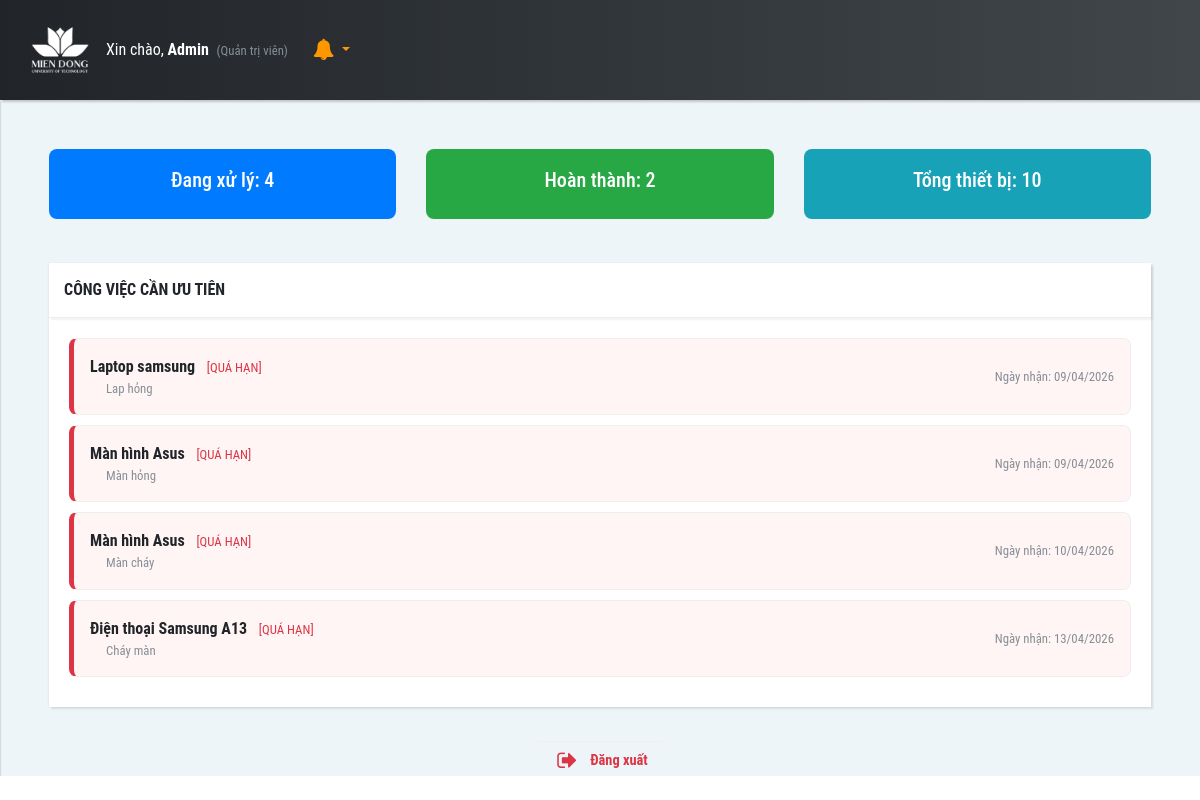
Before: /frontend/admin/dashboard.php (signed in) with the older database file.
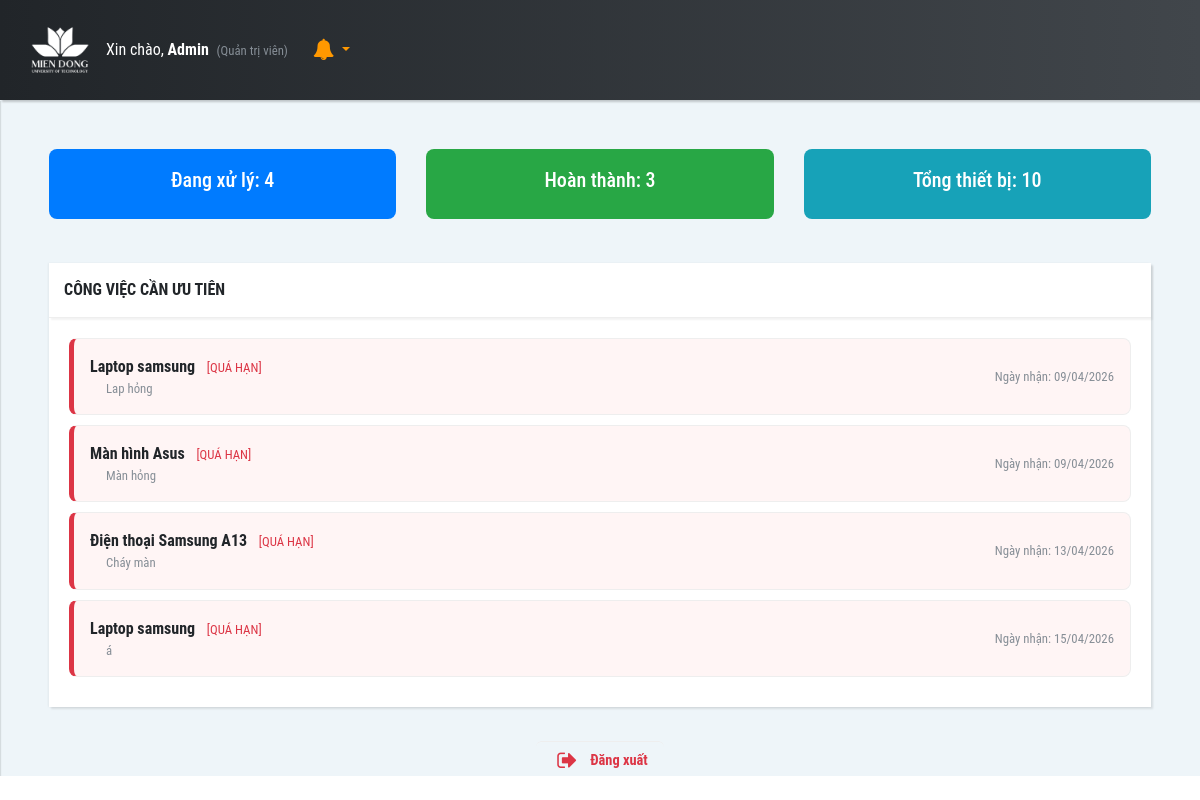
After: the same page with the newer database file.
### tables this page shows
CREATE TABLE `repair_tickets` (
  `id` int(11) NOT NULL,
  `device_id` int(11) DEFAULT NULL,
  `device_name` varchar(150) DEFAULT NULL,
  `reported_serial` varchar(100) DEFAULT NULL,
  `customer_id` int(11) NOT NULL,
  `assigned_to` int(11) DEFAULT NULL,
  `user_id` int(11) DEFAULT NULL,
  `received_date` date DEFAULT NULL,
  `assigned_date` date DEFAULT NULL,
  `due_date` date DEFAULT NULL,
  `description` text DEFAULT NULL,
  `status` enum('pending','repairing','completed','cancelled') DEFAULT 'pending',
  `progress` int(3) NOT NULL DEFAULT 0,
  `created_at` timestamp NOT NULL DEFAULT current_timestamp(),
  `updated_at` timestamp NOT NULL DEFAULT current_timestamp() ON UPDATE current_timestamp(),
  `estimated_cost` int(11) DEFAULT 0 COMMENT 'Chi phí sửa chữa dự kiến (Báo giá)',
  `customer_approval` enum('waiting','approved','rejected') DEFAULT 'waiting' COMMENT 'Trạng thái khách hàng duyệt báo giá'
);

### frontend/admin/dashboard.php (the view, shortened to what the changed rows need)
<?php
require_once "../../backend/config/database.php";
$currentRole  = $_SESSION['role'];
$currentUserId = $_SESSION['user_id'];
$sql_stats = "SELECT
    (SELECT COUNT(*) FROM repair_tickets WHERE status != 'completed') as dang_xu_ly,
    (SELECT COUNT(*) FROM repair_tickets WHERE status = 'completed') as da_xong,
    (SELECT COUNT(*) FROM devices) as tong_may";
$res_stats = mysqli_query($conn, $sql_stats);
$stats = mysqli_fetch_assoc($res_stats);
$sql_tasks = "SELECT rt.*, COALESCE(d.name, rt.device_name) as device_name
              FROM repair_tickets rt
              LEFT JOIN devices d ON rt.device_id = d.id
              WHERE rt.status != 'completed' " . ($currentRole === 'staff' ? "AND rt.user_id = $currentUserId " : "") . "
              ORDER BY rt.created_at ASC LIMIT 5";
$tasks = mysqli_query($conn, $sql_tasks);
?>
<!DOCTYPE html>
<html lang="vi">
<head>
    <link rel="stylesheet" href="css/bootstrap.min.css">
    <link rel="stylesheet" href="font-awesome-4.7.0/css/font-awesome.min.css">
    <link rel="stylesheet" href="css/style.default.css" id="theme-stylesheet">
    <link rel="stylesheet" href="css/style.css">
    <link rel="stylesheet" href="css/dashboard.css">
</head>
<body>
<div class="page">
    <div class="page-content d-flex align-items-stretch">
        <div class="content-inner w-100">
            <div class="p-4">
                <div class="row" style="text-align: center;">
                    <div class="col-md-4">
                        <div class="stat-card bg-success">
                            <h5>Hoàn thành: <?= $stats['da_xong'] ?></h5>
                        </div>
                    </div>
                </div>
                <div class="card mt-4">
                    <div class="card-body">
                        <?php while($row = mysqli_fetch_assoc($tasks)):
                            $isOverdue = (strtotime($row['created_at']) < strtotime('-3 days'));
                        ?>
                        <div class="task-item p-3 d-flex justify-content-between align-items-center <?= $isOverdue ? 'task-overdue' : '' ?>">
                            <div>
                                <strong><?= htmlspecialchars($row['device_name']) ?></strong>
                                <?php if($isOverdue): ?><span class="text-danger small ml-2">[QUÁ HẠN]</span><?php endif; ?>
                                <p class="mb-0 text-muted small ml-3"><?= htmlspecialchars($row['description']) ?></p>
                            </div>
                            <small class="text-muted">Ngày nhận: <?= date('d/m/Y', strtotime($row['created_at'])) ?></small>
                        </div>
                        <?php endwhile; ?>
                    </div>
                </div>
            </div>
        </div>
    </div>
</div>
</body>
</html>

Changed rows visible on the page:
no longer on this page (row edited): repair_tickets: device_name "Màn hình Asus", shows "[QUÁ HẠN]", description "Màn cháy", created_at "10/04/2026"
added repair_tickets: device_name "Laptop samsung", shows "[QUÁ HẠN]", description "á", created_at "15/04/2026"
Other visible differences:
$stats['da_xong']: "2" → "3"
